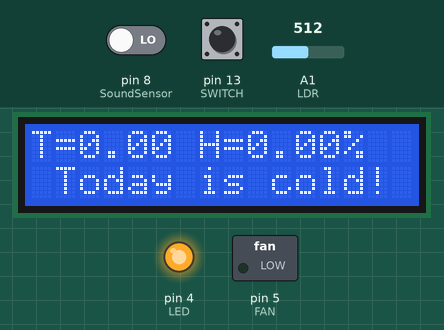
This sketch was run on a simulated Arduino Uno, built with avr-gcc and run on an emulated ATmega328P. On the bench: 16×2 character LCD, switched loads named in the sketch (green lamp = pin HIGH), output pins drawn as LEDs (lit = HIGH). Dashed ring = blinking. The test bench sets the inputs (shaded band); at power-on: A1 (LDR) = 512, pin 13 (SWITCH) HIGH, pin 8 (SoundSensor) LOW. What the sketch prints to the serial monitor is not drawn.

Above: at 1.2 s.
1.3 s: A1 (LDR) set to 491
At 1.7 s:
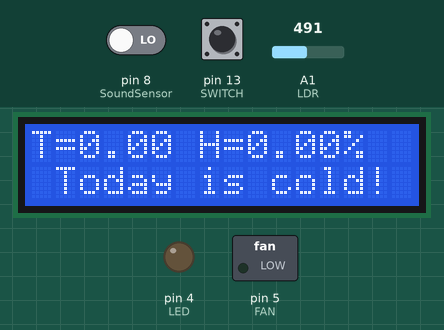
2.8 s: pin 13 (SWITCH) pulled LOW for 0.15 s
4.9 s: pin 13 (SWITCH) pulled LOW for 1 s
8.9 s: A1 (LDR) set to 510
At 9.4 s:
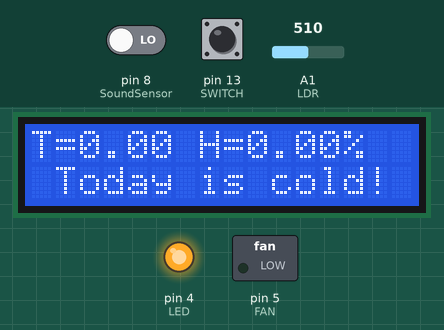
11.9 s: A1 (LDR) set to 490
At 13.2 s:
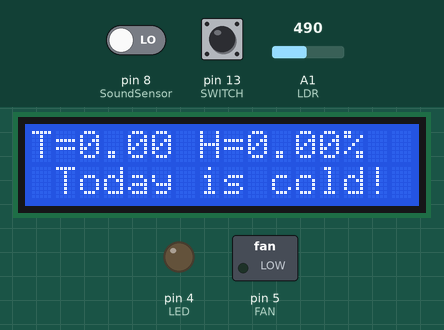
14.9 s: pin 8 (SoundSensor) driven HIGH and pin 13 (SWITCH) driven LOW
At 15.4 s:
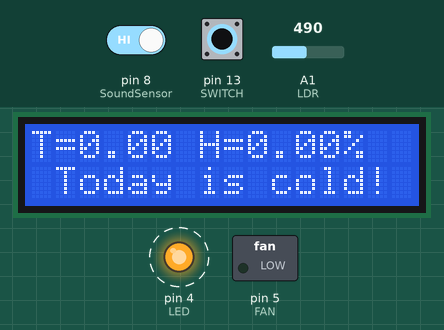
Timing chart, 0 to 17.4 s (numbered marks = the images above; inputs shaded):
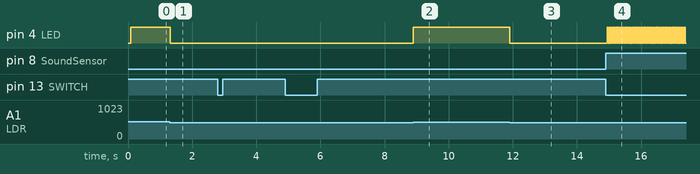

Measured:
- the behaviour switches between 500 and 499 on A1 (LDR) (found by bisection; images 0 and 1)
- after the input at 1.3 s, pin 4 (LED): HIGH → LOW at once
- after the input at 2.8 s, every drawn part: stays the same
- after the input at 4.9 s, every drawn part: stays the same
- after the input at 8.9 s, pin 4 (LED): LOW → HIGH at once
- after the input at 11.9 s, pin 4 (LED): HIGH → LOW at once
- after the input at 14.9 s, pin 4 (LED): alternates HIGH for 0.03 s and LOW for 0.03 s, starting at once

The sketch:

main.ino
```cpp
#include "DHTStable.h" //Install Rob Tillaart's DHTStable library
#include <Wire.h>
#include <LiquidCrystal_I2C.h>

#define DHT11_PIN 10
#define LED 4
#define FAN 5
#define SoundSensor 8
#define SWITCH 13

boolean LEDStatus = false;
int Threshold_Temperature = 30;  //Change Temperature based on ambient temperature value and when you want the fan to switch on

LiquidCrystal_I2C lcd(0x27, 16, 2);  //Change Address 0x27 to the address of your I2C module, Change 16 and 2 based on the dimensions of your LCD Display
DHTStable DHT;

void setup() {
  pinMode(SoundSensor, INPUT);
  pinMode(LED, OUTPUT);
  pinMode(FAN, OUTPUT);
  Serial.begin(9600);
  lcd.init();
  lcd.backlight();
}

void loop() {
    int check = digitalRead(SWITCH);

    lcd.setCursor(0, 0);
    lcd.print("T=");
    lcd.print(DHT.getHumidity());
    lcd.print(" ");
    lcd.print("H=");
    lcd.print(DHT.getTemperature());
    lcd.print("%");
    if (DHT.getTemperature() >= Threshold_Temperature)  //If Ambient Temperature higher than the Threshold Temperature
    {
      Serial.println(DHT.getTemperature(), 1);
      digitalWrite(FAN, HIGH);
      lcd.setCursor(1,1);
      lcd.print("Today is warm!");
    }
    else                                        //If Ambient Temperature is lower than the Threshold Temperature
    {
      digitalWrite(FAN, LOW);
      lcd.setCursor(1,1);
      lcd.print("Today is cold!");
    }

    if (check == 0) { // Check == 0 indicates that the Sound Sensor is on and the LDR is Off
        int SensorData = digitalRead(SoundSensor);
        if (SensorData == 1)
        {
            if (LEDStatus == false)
            {
                LEDStatus = true;
                digitalWrite(LED, HIGH);
            } else if (LEDStatus == true)
            {
                LEDStatus = false;
                digitalWrite(LED, LOW);
            }
        }
    }
    else if (check == 1) //Check == 1 indicates that the LDR is on and the Sound Sensor is Off
    {
      {
        int analogValue = analogRead(A1); //LDR Connected to Analogue port A1
        Serial.print("Analog reading = ");
        Serial.print(analogValue);
        if (analogValue < 500) {          //High Analogue Value indicates Low light
            digitalWrite(LED, LOW);
        }
        else {
            digitalWrite(LED, HIGH);
        }
      }
    }
}
```
